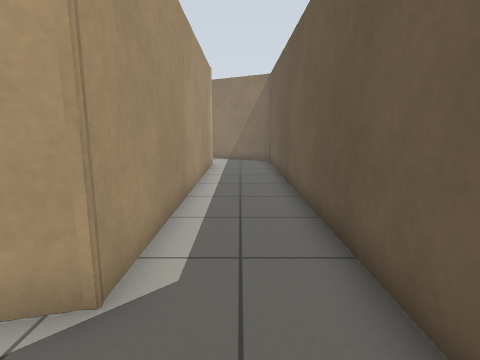
View 1 (above)

16 first-person views from a walk through a robot-simulator world made for Gazebo. The camera is 0.94 m above the floor, tilts 10° down and sees 80° across. The floor is counted in squares, 0.5 m on a side. Each view is taken from the middle of a square. On the plan, view 1 faces up. The plan holds only what a view shows up to about 16 squares ahead; the rest is blank. Robots are left out.

View 2
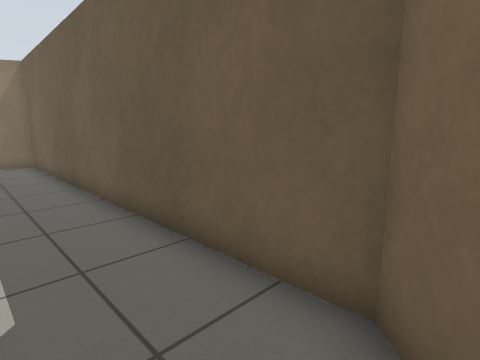

View 3
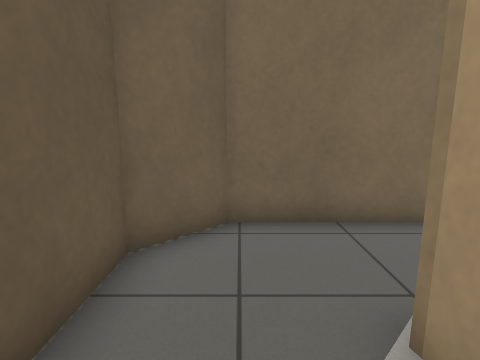

View 4
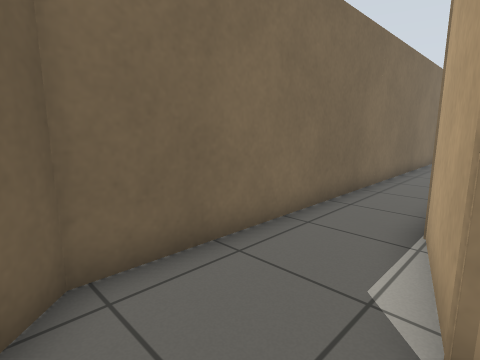

View 5
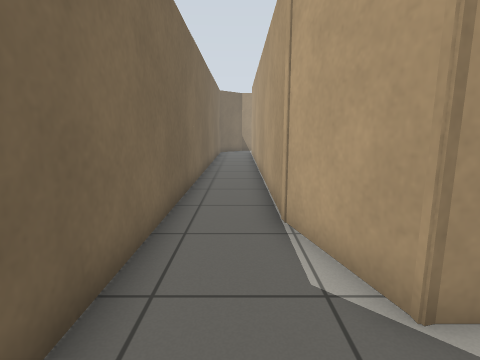

View 6
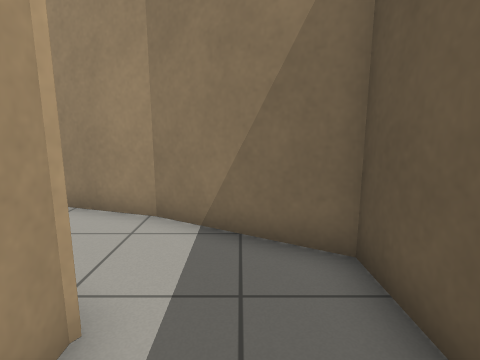

View 7
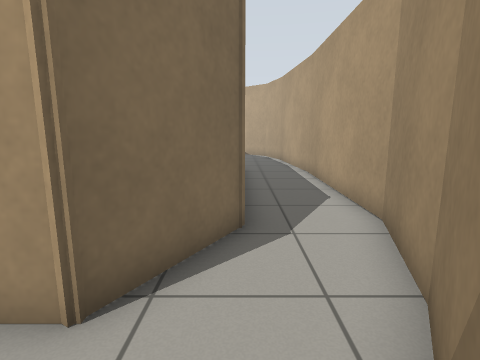

View 8
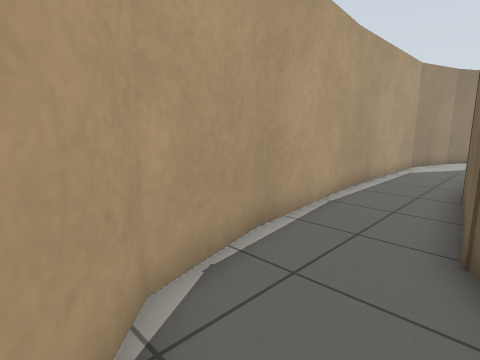

View 9
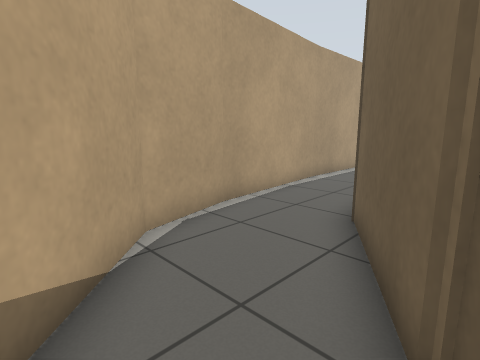

View 10
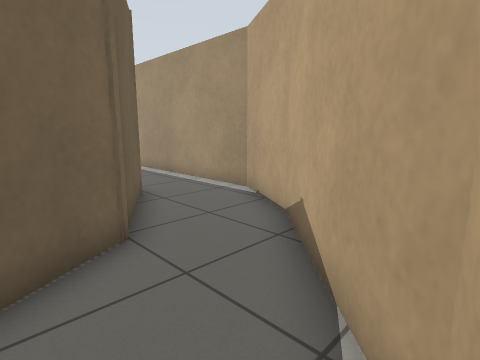

View 11
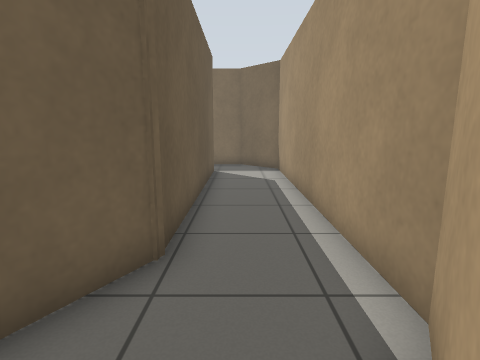

View 12
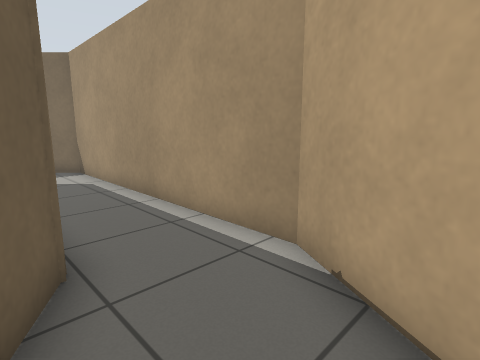

View 13
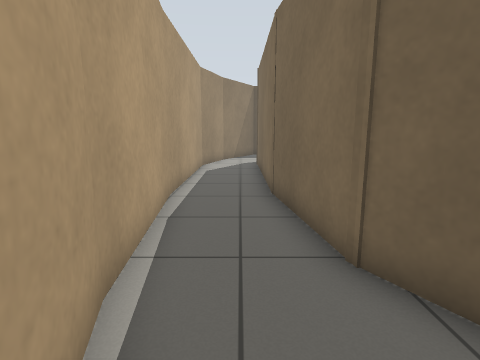

View 14
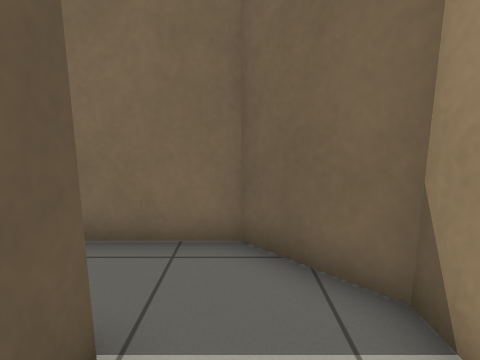

View 15
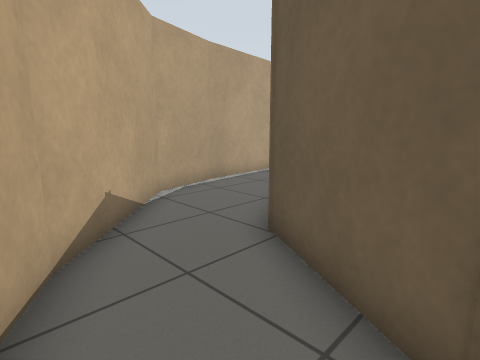

View 16
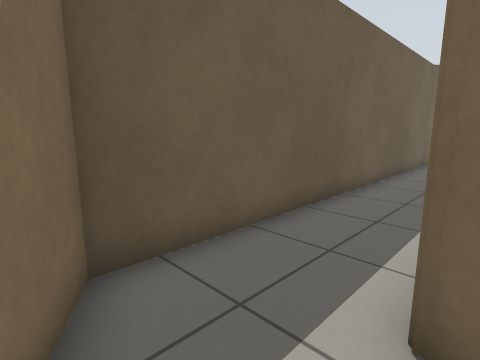

### Floor plan
Points are (right, up) in squares from view 1. A wall is a line through its corners. A room is listed if a view was taken in it or the views show most of it. See-through windows are left out.
Room 1 (views 1, 2, 3, 4, 5, 6, 7, 8, 9, 10, 11, 12, 13, 14, 15, 16)
walls: (-4.5, 1.9) (-14.8, 1.9); (-17.8, -0.6) (0.3, -0.6) (1.7, 0.8) (1.7, 17) (-1.9, 19.1); (-21.8, 1.9) (-21.8, 11) (-19.9, 14.3) (-16.2, 16.4) (-11.4, 17.1); (-11.9, 17) (-4.4, 17) (-1.5, 15.4) (-1.5, 2.8) (-5, 1.9); (-23.2, 15.3) (-24.8, 12.5) (-24.8, 1.2) (-23, -0.6) (-20.3, -0.6); (-11.8, 20) (-17.1, 19.5); (-17, 19.6) (-19.6, 18.8) (-23.3, 15.1); (-1.8, 19) (-4.8, 20) (-11.9, 20)

Positions as (right, up) in squares from view 1, and headings:
1: (0, 0), facing up
2: (-1, 0), facing up-right
3: (0, 5), facing down
4: (1, 3), facing down-left
5: (1, 1), facing left
6: (0, 13), facing up
7: (1, 17), facing left
8: (-21, 16), facing up-right
9: (-22, 14), facing up-right
10: (-18, 19), facing down-left
11: (-23, 15), facing down
12: (-21, 15), facing down-left
13: (-20, 18), facing right
14: (-23, 4), facing down
15: (-24, 11), facing up-right
16: (-2, 18), facing down-right
